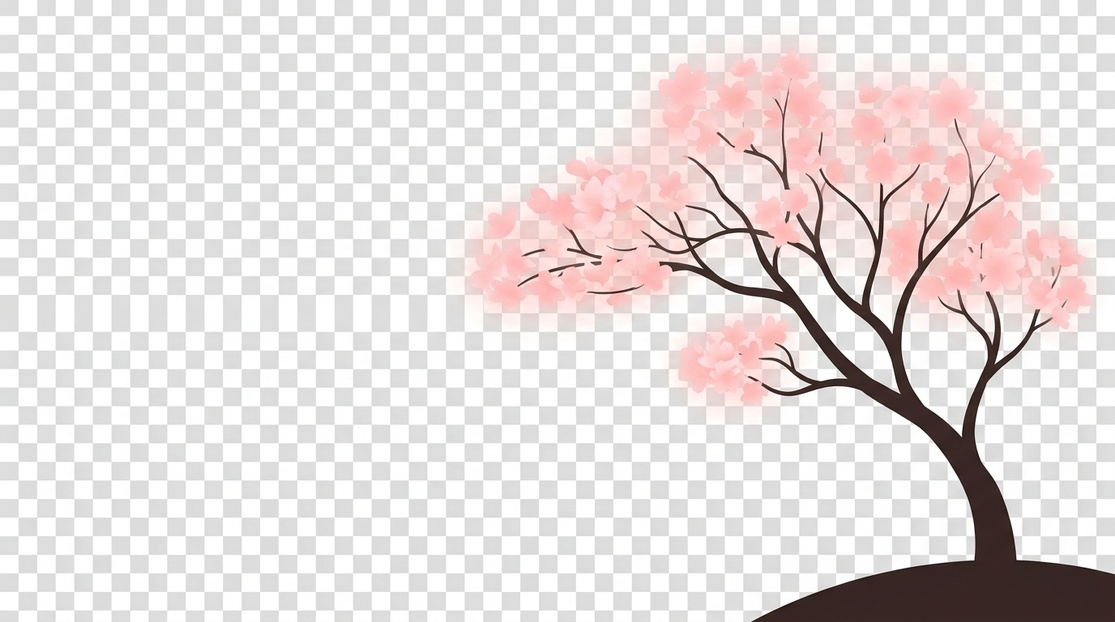
#> input picture client/src/assets/tree_cherry.jpg, 1115 x 622 px, shrunk from 1376 x 768 before the run
$ python remove_bg.py
#> lines starting #> are read from the running program, lines starting #| are printed output that depends on the picture
from PIL import Image
import os

def make_transparent(input_path, output_path):
#> called with input_path = 'client/src/assets/tree_cherry.jpg', output_path = 'client/src/assets/tree_cherry.png'
    if not os.path.exists(input_path):
        print(f"File not found: {input_path}")
        return

    img = Image.open(input_path).convert("RGBA")
    datas = img.getdata()

    bg_color = datas[0]
#> bg_color = (220, 220, 220, 255)
    print(f"Background color for {input_path}: {bg_color}")
#| Background color for client/src/assets/tree_cherry.jpg: (220, 220, 220, 255)

    new_data = []
    threshold = 40

    for item in datas:
        if (abs(item[0] - bg_color[0]) < threshold and
            abs(item[1] - bg_color[1]) < threshold and
            abs(item[2] - bg_color[2]) < threshold):
            new_data.append((255, 255, 255, 0))
        else:
            new_data.append(item)
#> this loop made 693530 passes
#> after the loop, new_data = 693530 items

    img.putdata(new_data)
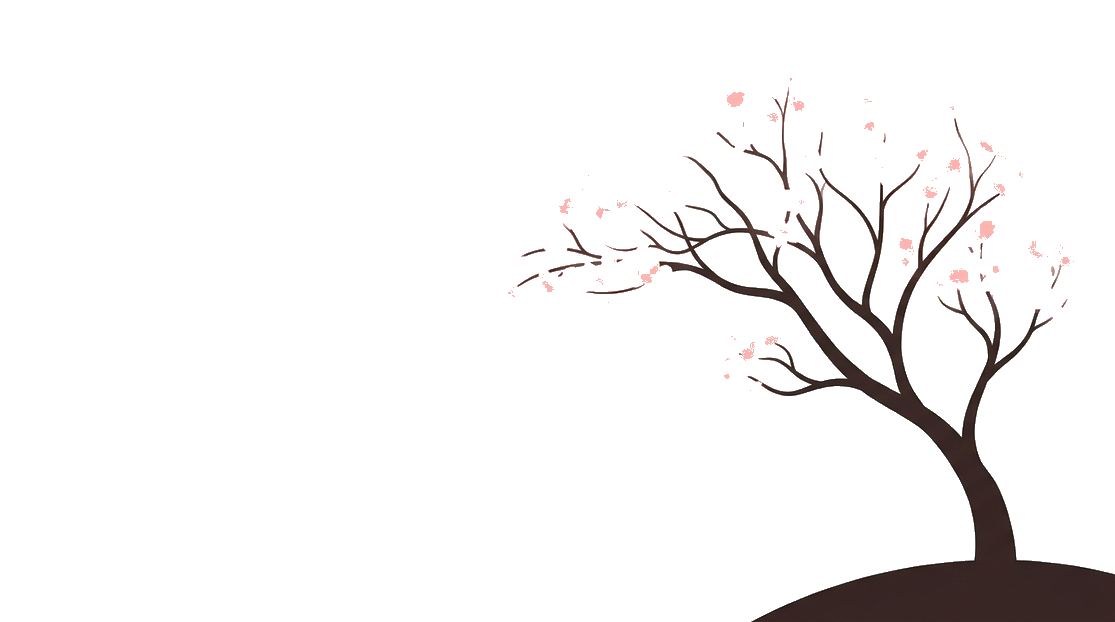
#> img: PIL image 1115x622 RGBA; mean R, G, B, A 244.3, 243, 242.9, 15.4; transparent parts drawn white
    img.save(output_path, "PNG")
    print(f"Saved {output_path}")

make_transparent("client/src/assets/tree_cherry.jpg", "client/src/assets/tree_cherry.png")
make_transparent("client/src/assets/tree_lavender.jpg", "client/src/assets/tree_lavender.png")
#> call 2 of make_transparent, with input_path = 'client/src/assets/tree_lavender.jpg', output_path = 'client/src/assets/tree_lavender.png'
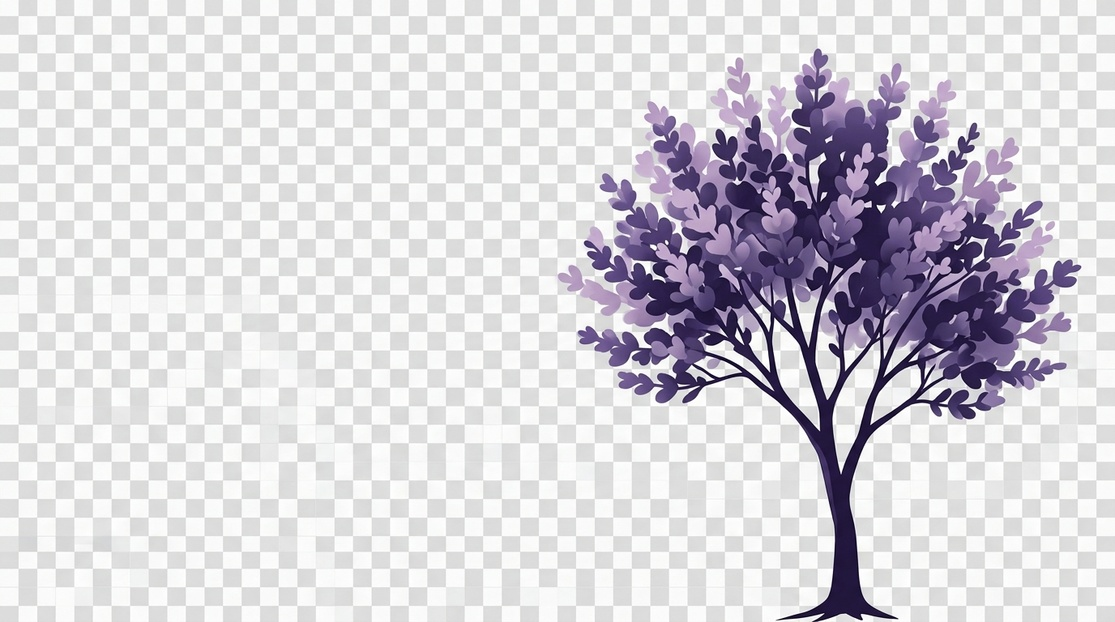
#> input picture client/src/assets/tree_lavender.jpg, 1115 x 622 px, shrunk from 1376 x 768 before the run
#> in make_transparent (call 2), `bg_color = datas[0]`: bg_color = (249, 251, 248, 255)
#| Background color for client/src/assets/tree_lavender.jpg: (249, 251, 248, 255)
#> the loop in make_transparent (call 2), `for item in datas:` made 693530 passes
#> item on passes 1 to 3: (249, 251, 248, 255), (250, 252, 249, 255), (251, 253, 252, 255)
#> in make_transparent (call 2), `img.putdata(new_data)`:
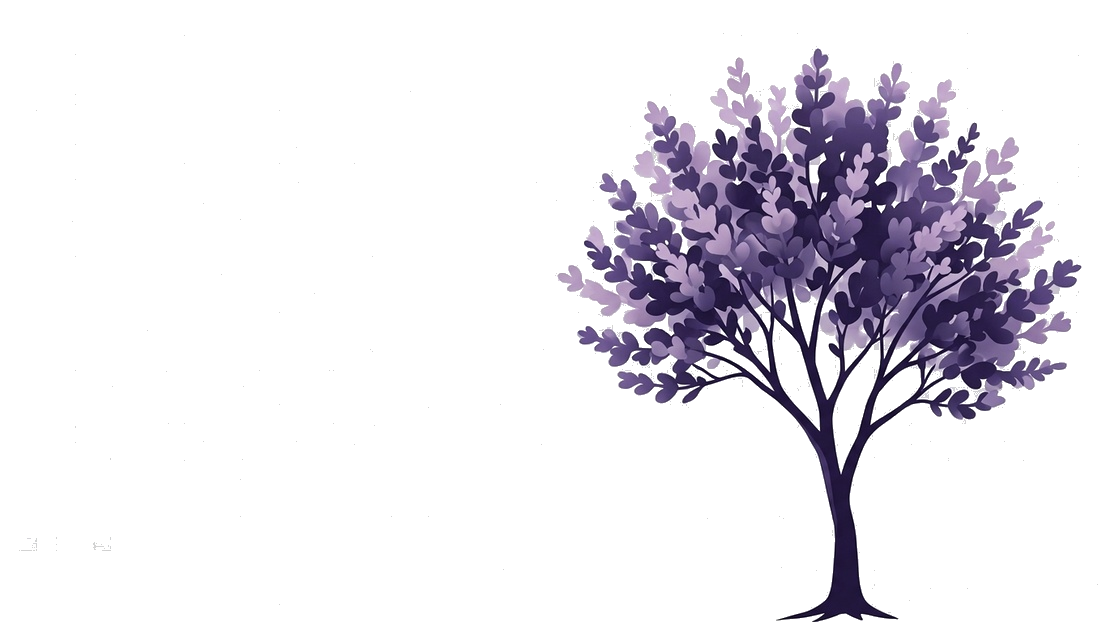
#> img: PIL image 1115x622 RGBA; mean R, G, B, A 229.9, 227.4, 233.8, 42.3; transparent parts drawn white
